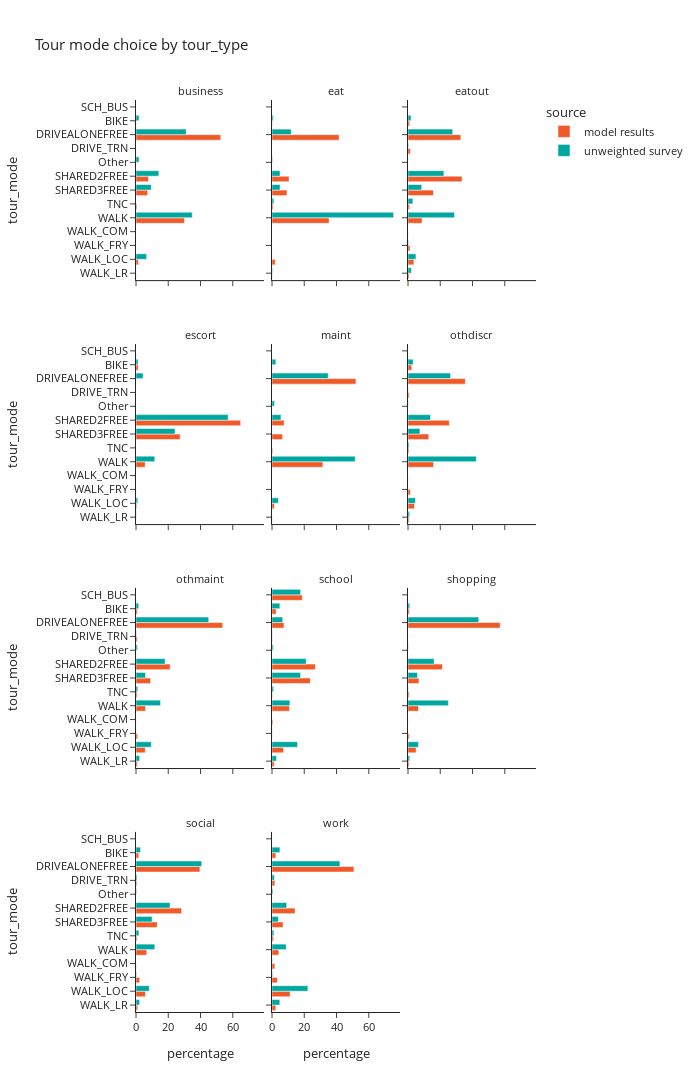

Notebook source saved alongside this figure:
### Code cell
plot_mode_choice(tour_mode_data,'tour_type',3,1200)

### Figure 1 — Plotly figure (JSON) as saved in the notebook; plotly's stock layout.template omitted (floating-point values rounded to 4 significant figures)
{"data": [{"alignmentgroup": "True", "hovertemplate": "source=model results<br>tour_type=business<br>percentage=%{x}<br>tour_mode=%{y}<extra></extra>", "legendgroup": "model results", "marker": {"color": "#F05A28", "pattern": {"shape": ""}}, "name": "model results", "offsetgroup": "model results", "orientation": "h", "showlegend": true, "textposition": "auto", "type": "bar", "x": [0.1071, 52.56, 7.768, 7.221, 0.5965, 30.06, 0.001648, 0.02142, 1.524, 0.1384], "xaxis": "x10", "y": ["BIKE", "DRIVEALONEFREE", "SHARED2FREE", "SHARED3FREE", "TNC", "WALK", "WALK_COM", "WALK_FRY", "WALK_LOC", "WALK_LR"], "yaxis": "y10"}, {"alignmentgroup": "True", "hovertemplate": "source=model results<br>tour_type=eat<br>percentage=%{x}<br>tour_mode=%{y}<extra></extra>", "legendgroup": "model results", "marker": {"color": "#F05A28", "pattern": {"shape": ""}}, "name": "model results", "offsetgroup": "model results", "orientation": "h", "showlegend": false, "textposition": "auto", "type": "bar", "x": [0.239, 41.59, 10.56, 9.295, 0.6717, 35.39, 0.004288, 0.03108, 2.037, 0.1822], "xaxis": "x11", "y": ["BIKE", "DRIVEALONEFREE", "SHARED2FREE", "SHARED3FREE", "TNC", "WALK", "WALK_COM", "WALK_FRY", "WALK_LOC", "WALK_LR"], "yaxis": "y11"}, {"alignmentgroup": "True", "hovertemplate": "source=model results<br>tour_type=eatout<br>percentage=%{x}<br>tour_mode=%{y}<extra></extra>", "legendgroup": "model results", "marker": {"color": "#F05A28", "pattern": {"shape": ""}}, "name": "model results", "offsetgroup": "model results", "orientation": "h", "showlegend": false, "textposition": "auto", "type": "bar", "x": [1.019, 32.76, 1.494, 33.52, 15.78, 1.009, 8.709, 0.07399, 1.261, 3.65, 0.7295], "xaxis": "x12", "y": ["BIKE", "DRIVEALONEFREE", "DRIVE_TRN", "SHARED2FREE", "SHARED3FREE", "TNC", "WALK", "WALK_COM", "WALK_FRY", "WALK_LOC", "WALK_LR"], "yaxis": "y12"}, {"alignmentgroup": "True", "hovertemplate": "source=model results<br>tour_type=escort<br>percentage=%{x}<br>tour_mode=%{y}<extra></extra>", "legendgroup": "model results", "marker": {"color": "#F05A28", "pattern": {"shape": ""}}, "name": "model results", "offsetgroup": "model results", "orientation": "h", "showlegend": false, "textposition": "auto", "type": "bar", "x": [1.412, 64.89, 27.35, 0.01196, 5.721, 0.005316, 0.07613, 0.4927, 0.04329], "xaxis": "x7", "y": ["BIKE", "SHARED2FREE", "SHARED3FREE", "TNC", "WALK", "WALK_COM", "WALK_FRY", "WALK_LOC", "WALK_LR"], "yaxis": "y7"}, {"alignmentgroup": "True", "hovertemplate": "source=model results<br>tour_type=maint<br>percentage=%{x}<br>tour_mode=%{y}<extra></extra>", "legendgroup": "model results", "marker": {"color": "#F05A28", "pattern": {"shape": ""}}, "name": "model results", "offsetgroup": "model results", "orientation": "h", "showlegend": false, "textposition": "auto", "type": "bar", "x": [0.1636, 52.03, 7.512, 6.565, 0.4721, 31.55, 0.004674, 0.02805, 1.5, 0.1683], "xaxis": "x8", "y": ["BIKE", "DRIVEALONEFREE", "SHARED2FREE", "SHARED3FREE", "TNC", "WALK", "WALK_COM", "WALK_FRY", "WALK_LOC", "WALK_LR"], "yaxis": "y8"}, {"alignmentgroup": "True", "hovertemplate": "source=model results<br>tour_type=othdiscr<br>percentage=%{x}<br>tour_mode=%{y}<extra></extra>", "legendgroup": "model results", "marker": {"color": "#F05A28", "pattern": {"shape": ""}}, "name": "model results", "offsetgroup": "model results", "orientation": "h", "showlegend": false, "textposition": "auto", "type": "bar", "x": [2.311, 35.55, 0.7368, 25.63, 12.9, 0.6089, 15.92, 0.08844, 1.496, 4.055, 0.7057], "xaxis": "x9", "y": ["BIKE", "DRIVEALONEFREE", "DRIVE_TRN", "SHARED2FREE", "SHARED3FREE", "TNC", "WALK", "WALK_COM", "WALK_FRY", "WALK_LOC", "WALK_LR"], "yaxis": "y9"}, {"alignmentgroup": "True", "hovertemplate": "source=model results<br>tour_type=othmaint<br>percentage=%{x}<br>tour_mode=%{y}<extra></extra>", "legendgroup": "model results", "marker": {"color": "#F05A28", "pattern": {"shape": ""}}, "name": "model results", "offsetgroup": "model results", "orientation": "h", "showlegend": false, "textposition": "auto", "type": "bar", "x": [0.8481, 53.79, 0.7497, 21.18, 9.054, 0.7062, 5.94, 0.07586, 1.047, 5.762, 0.8488], "xaxis": "x4", "y": ["BIKE", "DRIVEALONEFREE", "DRIVE_TRN", "SHARED2FREE", "SHARED3FREE", "TNC", "WALK", "WALK_COM", "WALK_FRY", "WALK_LOC", "WALK_LR"], "yaxis": "y4"}, {"alignmentgroup": "True", "hovertemplate": "source=model results<br>tour_type=school<br>percentage=%{x}<br>tour_mode=%{y}<extra></extra>", "legendgroup": "model results", "marker": {"color": "#F05A28", "pattern": {"shape": ""}}, "name": "model results", "offsetgroup": "model results", "orientation": "h", "showlegend": false, "textposition": "auto", "type": "bar", "x": [2.545, 7.427, 0.2449, 18.78, 26.87, 23.76, 0.3008, 10.87, 0.5446, 0.1183, 7.18, 1.36], "xaxis": "x5", "y": ["BIKE", "DRIVEALONEFREE", "DRIVE_TRN", "SCH_BUS", "SHARED2FREE", "SHARED3FREE", "TNC", "WALK", "WALK_COM", "WALK_FRY", "WALK_LOC", "WALK_LR"], "yaxis": "y5"}, {"alignmentgroup": "True", "hovertemplate": "source=model results<br>tour_type=shopping<br>percentage=%{x}<br>tour_mode=%{y}<extra></extra>", "legendgroup": "model results", "marker": {"color": "#F05A28", "pattern": {"shape": ""}}, "name": "model results", "offsetgroup": "model results", "orientation": "h", "showlegend": false, "textposition": "auto", "type": "bar", "x": [0.8432, 57.17, 0.005371, 21.36, 6.788, 0.711, 6.507, 0.05715, 0.8012, 5.051, 0.7047], "xaxis": "x6", "y": ["BIKE", "DRIVEALONEFREE", "DRIVE_TRN", "SHARED2FREE", "SHARED3FREE", "TNC", "WALK", "WALK_COM", "WALK_FRY", "WALK_LOC", "WALK_LR"], "yaxis": "y6"}, {"alignmentgroup": "True", "hovertemplate": "source=model results<br>tour_type=social<br>percentage=%{x}<br>tour_mode=%{y}<extra></extra>", "legendgroup": "model results", "marker": {"color": "#F05A28", "pattern": {"shape": ""}}, "name": "model results", "offsetgroup": "model results", "orientation": "h", "showlegend": false, "textposition": "auto", "type": "bar", "x": [1.717, 39.62, 0.5409, 28.28, 13.17, 0.5781, 6.682, 0.1576, 2.266, 5.912, 1.072], "xaxis": "x", "y": ["BIKE", "DRIVEALONEFREE", "DRIVE_TRN", "SHARED2FREE", "SHARED3FREE", "TNC", "WALK", "WALK_COM", "WALK_FRY", "WALK_LOC", "WALK_LR"], "yaxis": "y"}, {"alignmentgroup": "True", "hovertemplate": "source=model results<br>tour_type=work<br>percentage=%{x}<br>tour_mode=%{y}<extra></extra>", "legendgroup": "model results", "marker": {"color": "#F05A28", "pattern": {"shape": ""}}, "name": "model results", "offsetgroup": "model results", "orientation": "h", "showlegend": false, "textposition": "auto", "type": "bar", "x": [2.394, 50.8, 1.798, 14.29, 6.885, 0.9382, 4.222, 1.775, 3.348, 11.22, 2.331], "xaxis": "x2", "y": ["BIKE", "DRIVEALONEFREE", "DRIVE_TRN", "SHARED2FREE", "SHARED3FREE", "TNC", "WALK", "WALK_COM", "WALK_FRY", "WALK_LOC", "WALK_LR"], "yaxis": "y2"}, {"alignmentgroup": "True", "hovertemplate": "source=unweighted survey<br>tour_type=business<br>percentage=%{x}<br>tour_mode=%{y}<extra></extra>", "legendgroup": "unweighted survey", "marker": {"color": "#00A7A0", "pattern": {"shape": ""}}, "name": "unweighted survey", "offsetgroup": "unweighted survey", "orientation": "h", "showlegend": true, "textposition": "auto", "type": "bar", "x": [1.887, 31.13, 1.887, 14.15, 9.434, 34.91, 6.604], "xaxis": "x10", "y": ["BIKE", "DRIVEALONEFREE", "Other", "SHARED2FREE", "SHARED3FREE", "WALK", "WALK_LOC"], "yaxis": "y10"}, {"alignmentgroup": "True", "hovertemplate": "source=unweighted survey<br>tour_type=eat<br>percentage=%{x}<br>tour_mode=%{y}<extra></extra>", "legendgroup": "unweighted survey", "marker": {"color": "#00A7A0", "pattern": {"shape": ""}}, "name": "unweighted survey", "offsetgroup": "unweighted survey", "orientation": "h", "showlegend": false, "textposition": "auto", "type": "bar", "x": [0.7692, 11.92, 0.3846, 5.0, 5.0, 1.154, 75.38, 0.0, 0.3846], "xaxis": "x11", "y": ["BIKE", "DRIVEALONEFREE", "Other", "SHARED2FREE", "SHARED3FREE", "TNC", "WALK", "WALK_LOC", "WALK_LR"], "yaxis": "y11"}, {"alignmentgroup": "True", "hovertemplate": "source=unweighted survey<br>tour_type=eatout<br>percentage=%{x}<br>tour_mode=%{y}<extra></extra>", "legendgroup": "unweighted survey", "marker": {"color": "#00A7A0", "pattern": {"shape": ""}}, "name": "unweighted survey", "offsetgroup": "unweighted survey", "orientation": "h", "showlegend": false, "textposition": "auto", "type": "bar", "x": [1.887, 27.74, 0.3774, 22.26, 8.491, 3.019, 28.87, 0.3774, 4.906, 2.075], "xaxis": "x12", "y": ["BIKE", "DRIVEALONEFREE", "DRIVE_TRN", "SHARED2FREE", "SHARED3FREE", "TNC", "WALK", "WALK_FRY", "WALK_LOC", "WALK_LR"], "yaxis": "y12"}, {"alignmentgroup": "True", "hovertemplate": "source=unweighted survey<br>tour_type=escort<br>percentage=%{x}<br>tour_mode=%{y}<extra></extra>", "legendgroup": "unweighted survey", "marker": {"color": "#00A7A0", "pattern": {"shape": ""}}, "name": "unweighted survey", "offsetgroup": "unweighted survey", "orientation": "h", "showlegend": false, "textposition": "auto", "type": "bar", "x": [1.319, 4.396, 57.14, 24.18, 11.65, 1.099, 0.2198], "xaxis": "x7", "y": ["BIKE", "DRIVEALONEFREE", "SHARED2FREE", "SHARED3FREE", "WALK", "WALK_LOC", "WALK_LR"], "yaxis": "y7"}, {"alignmentgroup": "True", "hovertemplate": "source=unweighted survey<br>tour_type=maint<br>percentage=%{x}<br>tour_mode=%{y}<extra></extra>", "legendgroup": "unweighted survey", "marker": {"color": "#00A7A0", "pattern": {"shape": ""}}, "name": "unweighted survey", "offsetgroup": "unweighted survey", "orientation": "h", "showlegend": false, "textposition": "auto", "type": "bar", "x": [2.381, 34.92, 1.587, 5.556, 0.0, 51.59, 3.968], "xaxis": "x8", "y": ["BIKE", "DRIVEALONEFREE", "Other", "SHARED2FREE", "SHARED3FREE", "WALK", "WALK_LOC"], "yaxis": "y8"}, {"alignmentgroup": "True", "hovertemplate": "source=unweighted survey<br>tour_type=othdiscr<br>percentage=%{x}<br>tour_mode=%{y}<extra></extra>", "legendgroup": "unweighted survey", "marker": {"color": "#00A7A0", "pattern": {"shape": ""}}, "name": "unweighted survey", "offsetgroup": "unweighted survey", "orientation": "h", "showlegend": false, "textposition": "auto", "type": "bar", "x": [3.221, 26.38, 0.1342, 0.2013, 0.06711, 13.96, 7.383, 0.6711, 42.35, 0.0, 4.631, 1.007], "xaxis": "x9", "y": ["BIKE", "DRIVEALONEFREE", "DRIVE_TRN", "Other", "SCH_BUS", "SHARED2FREE", "SHARED3FREE", "TNC", "WALK", "WALK_FRY", "WALK_LOC", "WALK_LR"], "yaxis": "y9"}, {"alignmentgroup": "True", "hovertemplate": "source=unweighted survey<br>tour_type=othmaint<br>percentage=%{x}<br>tour_mode=%{y}<extra></extra>", "legendgroup": "unweighted survey", "marker": {"color": "#00A7A0", "pattern": {"shape": ""}}, "name": "unweighted survey", "offsetgroup": "unweighted survey", "orientation": "h", "showlegend": false, "textposition": "auto", "type": "bar", "x": [1.72, 45.09, 0.2457, 0.86, 18.06, 5.897, 1.106, 15.23, 0.1229, 9.459, 2.211], "xaxis": "x4", "y": ["BIKE", "DRIVEALONEFREE", "DRIVE_TRN", "Other", "SHARED2FREE", "SHARED3FREE", "TNC", "WALK", "WALK_FRY", "WALK_LOC", "WALK_LR"], "yaxis": "y4"}, {"alignmentgroup": "True", "hovertemplate": "source=unweighted survey<br>tour_type=school<br>percentage=%{x}<br>tour_mode=%{y}<extra></extra>", "legendgroup": "unweighted survey", "marker": {"color": "#00A7A0", "pattern": {"shape": ""}}, "name": "unweighted survey", "offsetgroup": "unweighted survey", "orientation": "h", "showlegend": false, "textposition": "auto", "type": "bar", "x": [4.882, 6.657, 0.1479, 0.7396, 17.75, 21.15, 17.75, 1.036, 11.09, 0.1479, 15.83, 2.811], "xaxis": "x5", "y": ["BIKE", "DRIVEALONEFREE", "DRIVE_TRN", "Other", "SCH_BUS", "SHARED2FREE", "SHARED3FREE", "TNC", "WALK", "WALK_FRY", "WALK_LOC", "WALK_LR"], "yaxis": "y5"}, {"alignmentgroup": "True", "hovertemplate": "source=unweighted survey<br>tour_type=shopping<br>percentage=%{x}<br>tour_mode=%{y}<extra></extra>", "legendgroup": "unweighted survey", "marker": {"color": "#00A7A0", "pattern": {"shape": ""}}, "name": "unweighted survey", "offsetgroup": "unweighted survey", "orientation": "h", "showlegend": false, "textposition": "auto", "type": "bar", "x": [1.085, 43.85, 0.1808, 16.18, 5.877, 0.1808, 25.05, 0.0, 6.51, 1.085], "xaxis": "x6", "y": ["BIKE", "DRIVEALONEFREE", "Other", "SHARED2FREE", "SHARED3FREE", "TNC", "WALK", "WALK_FRY", "WALK_LOC", "WALK_LR"], "yaxis": "y6"}, {"alignmentgroup": "True", "hovertemplate": "source=unweighted survey<br>tour_type=social<br>percentage=%{x}<br>tour_mode=%{y}<extra></extra>", "legendgroup": "unweighted survey", "marker": {"color": "#00A7A0", "pattern": {"shape": ""}}, "name": "unweighted survey", "offsetgroup": "unweighted survey", "orientation": "h", "showlegend": false, "textposition": "auto", "type": "bar", "x": [2.811, 40.76, 0.6024, 0.4016, 21.08, 10.04, 1.807, 11.65, 0.4016, 8.233, 2.209], "xaxis": "x", "y": ["BIKE", "DRIVEALONEFREE", "DRIVE_TRN", "Other", "SHARED2FREE", "SHARED3FREE", "TNC", "WALK", "WALK_FRY", "WALK_LOC", "WALK_LR"], "yaxis": "y"}, {"alignmentgroup": "True", "hovertemplate": "source=unweighted survey<br>tour_type=work<br>percentage=%{x}<br>tour_mode=%{y}<extra></extra>", "legendgroup": "unweighted survey", "marker": {"color": "#00A7A0", "pattern": {"shape": ""}}, "name": "unweighted survey", "offsetgroup": "unweighted survey", "orientation": "h", "showlegend": false, "textposition": "auto", "type": "bar", "x": [4.907, 42.12, 1.494, 0.5729, 0.02491, 9.116, 3.96, 1.171, 8.842, 0.2491, 0.4234, 22.27, 4.857], "xaxis": "x2", "y": ["BIKE", "DRIVEALONEFREE", "DRIVE_TRN", "Other", "SCH_BUS", "SHARED2FREE", "SHARED3FREE", "TNC", "WALK", "WALK_COM", "WALK_FRY", "WALK_LOC", "WALK_LR"], "yaxis": "y2"}], "layout": {"annotations": [{"font": {}, "showarrow": false, "text": "social", "x": 0.16, "xanchor": "center", "xref": "paper", "y": 0.1975, "yanchor": "bottom", "yref": "paper"}, {"font": {}, "showarrow": false, "text": "work", "x": 0.5, "xanchor": "center", "xref": "paper", "y": 0.1975, "yanchor": "bottom", "yref": "paper"}, {"font": {}, "showarrow": false, "text": "othmaint", "x": 0.16, "xanchor": "center", "xref": "paper", "y": 0.465, "yanchor": "bottom", "yref": "paper"}, {"font": {}, "showarrow": false, "text": "school", "x": 0.5, "xanchor": "center", "xref": "paper", "y": 0.465, "yanchor": "bottom", "yref": "paper"}, {"font": {}, "showarrow": false, "text": "shopping", "x": 0.84, "xanchor": "center", "xref": "paper", "y": 0.465, "yanchor": "bottom", "yref": "paper"}, {"font": {}, "showarrow": false, "text": "escort", "x": 0.16, "xanchor": "center", "xref": "paper", "y": 0.7325, "yanchor": "bottom", "yref": "paper"}, {"font": {}, "showarrow": false, "text": "maint", "x": 0.5, "xanchor": "center", "xref": "paper", "y": 0.7325, "yanchor": "bottom", "yref": "paper"}, {"font": {}, "showarrow": false, "text": "othdiscr", "x": 0.84, "xanchor": "center", "xref": "paper", "y": 0.7325, "yanchor": "bottom", "yref": "paper"}, {"font": {}, "showarrow": false, "text": "business", "x": 0.16, "xanchor": "center", "xref": "paper", "y": 1.0, "yanchor": "bottom", "yref": "paper"}, {"font": {}, "showarrow": false, "text": "eat", "x": 0.5, "xanchor": "center", "xref": "paper", "y": 1.0, "yanchor": "bottom", "yref": "paper"}, {"font": {}, "showarrow": false, "text": "eatout", "x": 0.84, "xanchor": "center", "xref": "paper", "y": 1.0, "yanchor": "bottom", "yref": "paper"}], "barmode": "group", "font": {"size": 11}, "height": 1200, "legend": {"title": {"text": "source"}, "tracegroupgap": 0}, "title": {"text": "Tour mode choice by tour_type"}, "width": 700, "xaxis": {"anchor": "y", "domain": [0.0, 0.32], "title": {"text": "percentage"}}, "xaxis10": {"anchor": "y10", "domain": [0.0, 0.32], "matches": "x", "showticklabels": false}, "xaxis11": {"anchor": "y11", "domain": [0.34, 0.66], "matches": "x", "showticklabels": false}, "xaxis12": {"anchor": "y12", "domain": [0.68, 1.0], "matches": "x", "showticklabels": false}, "xaxis2": {"anchor": "y2", "domain": [0.34, 0.66], "matches": "x", "title": {"text": "percentage"}}, "xaxis3": {"anchor": "y3", "domain": [0.68, 1.0], "matches": "x", "title": {"text": "percentage"}}, "xaxis4": {"anchor": "y4", "domain": [0.0, 0.32], "matches": "x", "showticklabels": false}, "xaxis5": {"anchor": "y5", "domain": [0.34, 0.66], "matches": "x", "showticklabels": false}, "xaxis6": {"anchor": "y6", "domain": [0.68, 1.0], "matches": "x", "showticklabels": false}, "xaxis7": {"anchor": "y7", "domain": [0.0, 0.32], "matches": "x", "showticklabels": false}, "xaxis8": {"anchor": "y8", "domain": [0.34, 0.66], "matches": "x", "showticklabels": false}, "xaxis9": {"anchor": "y9", "domain": [0.68, 1.0], "matches": "x", "showticklabels": false}, "yaxis": {"anchor": "x", "categoryorder": "category descending", "domain": [0.0, 0.1975], "title": {"text": "tour_mode"}}, "yaxis10": {"anchor": "x10", "domain": [0.8025, 1.0], "matches": "y", "title": {"text": "tour_mode"}}, "yaxis11": {"anchor": "x11", "domain": [0.8025, 1.0], "matches": "y", "showticklabels": false}, "yaxis12": {"anchor": "x12", "domain": [0.8025, 1.0], "matches": "y", "showticklabels": false}, "yaxis2": {"anchor": "x2", "domain": [0.0, 0.1975], "matches": "y", "showticklabels": false}, "yaxis3": {"anchor": "x3", "domain": [0.0, 0.1975], "matches": "y", "showticklabels": false}, "yaxis4": {"anchor": "x4", "domain": [0.2675, 0.465], "matches": "y", "title": {"text": "tour_mode"}}, "yaxis5": {"anchor": "x5", "domain": [0.2675, 0.465], "matches": "y", "showticklabels": false}, "yaxis6": {"anchor": "x6", "domain": [0.2675, 0.465], "matches": "y", "showticklabels": false}, "yaxis7": {"anchor": "x7", "domain": [0.535, 0.7325], "matches": "y", "title": {"text": "tour_mode"}}, "yaxis8": {"anchor": "x8", "domain": [0.535, 0.7325], "matches": "y", "showticklabels": false}, "yaxis9": {"anchor": "x9", "domain": [0.535, 0.7325], "matches": "y", "showticklabels": false}}}
